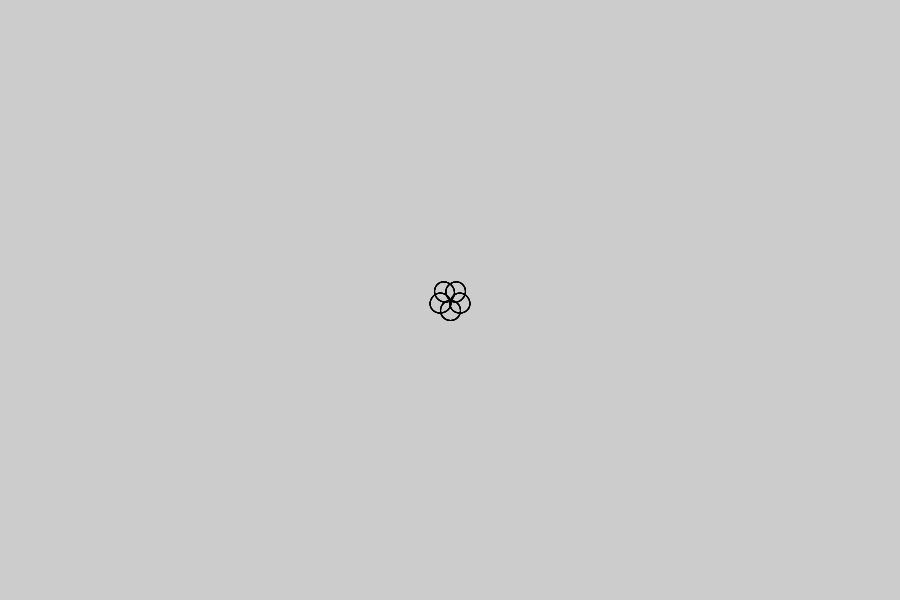
Frame 1 (no input)
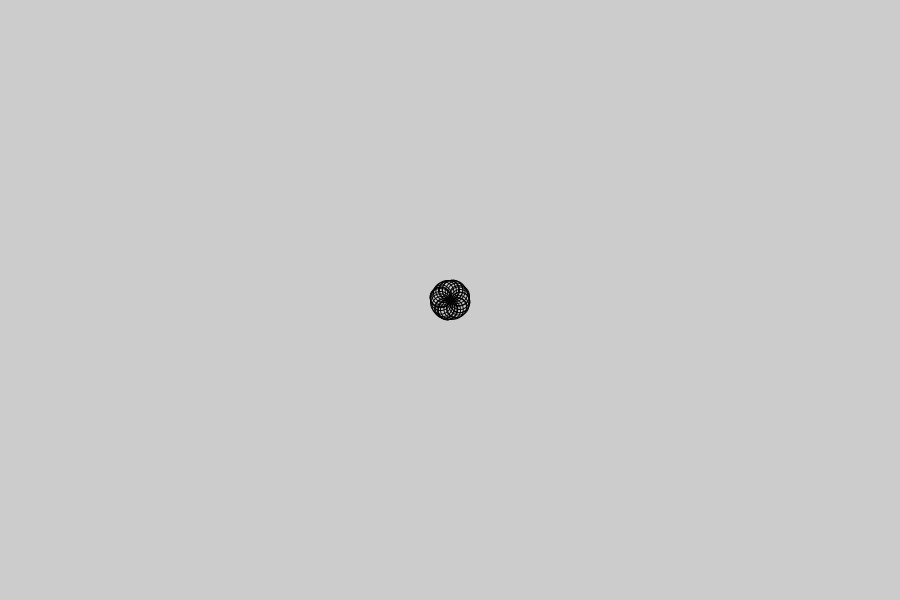
Frame 60 (the mouse pressed at the canvas centre just before this capture)
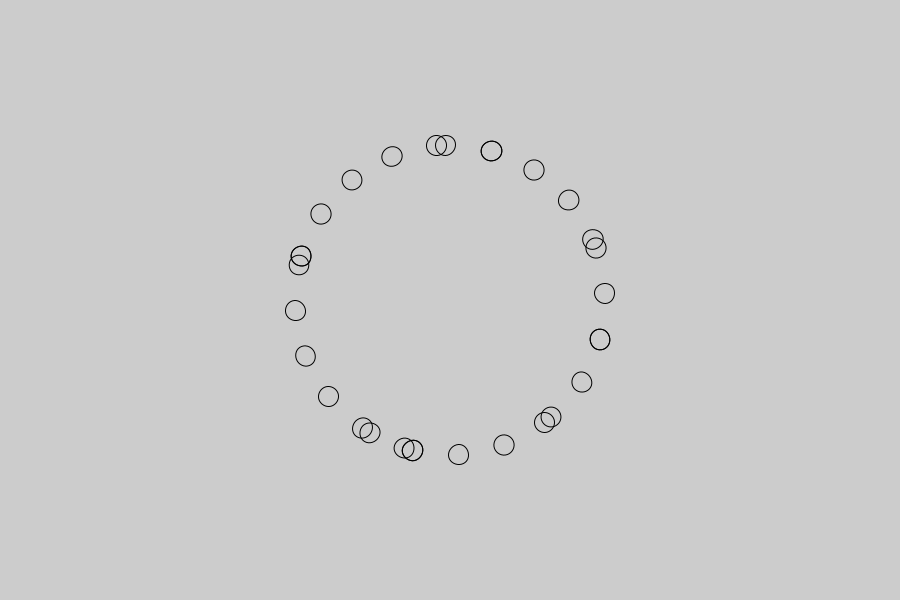
Frame 120 (the mouse held since frame 60 and released just before this capture)

The Processing sketch that drew these frames (run headless with seeded random() and noise(); from frame 60 on, the mouse is pressed at the canvas centre):

// Processing sketch: ART331_39_BasicPatterns06
// ── ART331_39_BasicPatterns06.pde
float angle = 0.0;
float speed = 0.005;
int numCircles = 5;

void setup() {
  size(900, 600);
  noFill();
}

void draw() {
  float l0 = map(mouseX, 0, width, 10, 300);
  float l1 = map(mouseY, 0, height, 10, 300);
  
  background(204);
  
  translate(width/2, height/2);
  rotate(angle);
  for(int i=0; i<numCircles; i++) {
    pushMatrix();
      rotate(i * TWO_PI/numCircles);
      translate(0, l0);
      ellipse(0, 0, 20, 20);
    popMatrix();

    rotate(angle);
    for(int j=0; j<numCircles; j++) {
      pushMatrix();
        rotate(j * TWO_PI/numCircles);
        translate(0, l1);
        ellipse(0, 0, 20, 20);
      popMatrix();
    }
  }

  angle += speed;
}

void mousePressed() {
  speed = 0.0;
}

void mouseReleased() {
  speed = 0.005;
}
